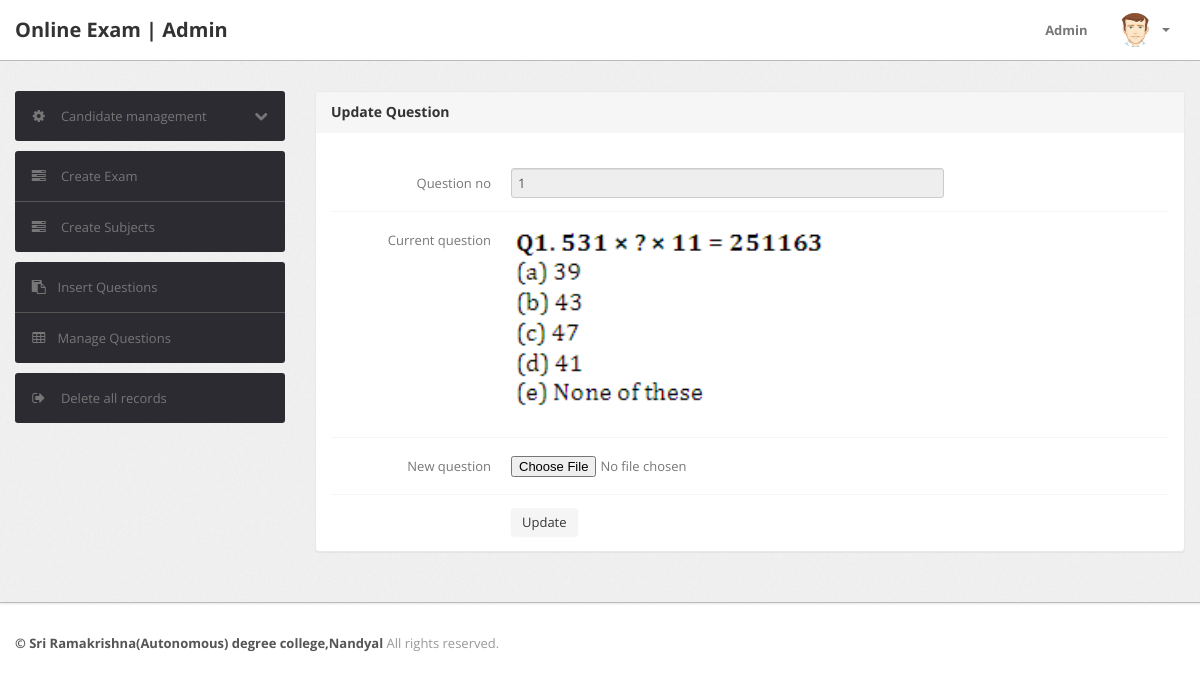
The app's page /admin/update-image1.php?id=1 (signed in) with its own data.
### tables this page shows
CREATE TABLE IF NOT EXISTS `exam_ques_set` (
  `id` int(10) NOT NULL,
  `Sub_code` int(5) DEFAULT NULL,
  `Ques_no` int(10) DEFAULT NULL,
  `Question` text,
  `Ques_crct_option` varchar(5) DEFAULT NULL,
  `Ques_mark` float(5,2) DEFAULT NULL,
  `Ques_neg_mark` float(5,2) DEFAULT NULL,
  PRIMARY KEY (`id`)
);

### admin/update-image1.php (the view, shortened to what this page needs)
<?php
include('include/config.php');
if(strlen($_SESSION['alogin'])==0)
	{
header('location:index.php');
}
else{
	$pid=intval($_GET['id']);
?>
<!DOCTYPE html>
<html lang="en">
<head>
	<link type="text/css" href="bootstrap/css/bootstrap.min.css" rel="stylesheet">
	<link type="text/css" href="bootstrap/css/bootstrap-responsive.min.css" rel="stylesheet">
	<link type="text/css" href="css/theme.css" rel="stylesheet">
	<link type="text/css" href="images/icons/css/font-awesome.css" rel="stylesheet">
</head>
<body>
<?php include('include/header.php');?>
	<div class="wrapper">
		<div class="container">
			<div class="row">
<?php include('include/sidebar.php');?>
			<div class="span9">
					<div class="content">
						<div class="module">
							<div class="module-head">
								<h3>Update Question</h3>
							</div>
							<div class="module-body">
									<br />
			<form class="form-horizontal row-fluid" name="insertproduct" method="post" enctype="multipart/form-data">
<?php
$query=mysqli_query($con,"select * from exam_ques_set where Ques_no='$pid'");
while($row=mysqli_fetch_array($query))
{
?>
<div class="control-group">
<label class="control-label" for="basicinput">Question no</label>
<div class="controls">
<input type="text" name="productName" readonly value="<?php echo htmlentities($row['Ques_no']);?>" class="span8 tip" required>
</div>
</div>
<div class="control-group">
<label class="control-label" for="basicinput">Current question</label>
<div class="controls">
<img src="questions/<?php echo htmlentities($row['Question']);?>" width="500" height="100">
</div>
</div>
<div class="control-group">
<label class="control-label" for="basicinput">New question</label>
<div class="controls">
<input type="file" name="productimage1" id="productimage1" value="" class="span8 tip" required>
</div>
</div>
<?php } ?>
	<div class="control-group">
											<div class="controls">
												<button type="submit" name="submit" class="btn">Update</button>
											</div>
										</div>
									</form>
							</div>
						</div>
					</div>
				</div>
			</div>
		</div>
	</div>
<?php include('include/footer.php');?>
</body>
<?php } ?>

### admin/css/theme.css (style rules this page uses)
body { font-size: 13px; font-family: 'Open Sans', Arial, sans-serif; background: #fff; color: #777 }
h1, h2, h3, h4, h5, h6 { color: #333; margin-top: 0 }
h3 { font-size: 20px }
.wrapper { background: url(../images/bg.png) #eee; border-bottom: 1px solid #bbb; -webkit-box-shadow: 0 1px 2px rgba(0,0,0,0.1); -moz-box-shadow: 0 1px 2px rgba(0,0,0,0.1); box-shadow: 0 1px 2px rgba(0,0,0,0.1); padding: 30px 0 }
form { margin: 0 }
select, textarea, input[type="text"], input[type="password"], input[type="datetime"], input[type="datetime-local"], input[type="date"], input[type="month"], input[type="time"], input[type="week"], input[type="number"], input[type="email"], input[type="url"], input[type="search"], input[type="tel"], input[type="color"], .uneditable-input, label, input, button, select, textarea { -webkit-border-radius: 3px; -moz-border-radius: 3px; border-radius: 3px; font-size: 13px; font-family: 'Open Sans', Tahoma, Arial, sans-serif }
.module { background: #fff; -webkit-border-radius: 3px; -moz-border-radius: 3px; border-radius: 3px; border: 1px solid #ccc; border-bottom-color: #bbb; -webkit-box-shadow: 0 0 1px rgba(0,0,0,0.2); -moz-box-shadow: 0 0 1px rgba(0,0,0,0.2); box-shadow: 0 0 1px rgba(0,0,0,0.2); margin-bottom: 30px }
.form-horizontal .control-group, .form-vertical .control-group { margin-bottom: 0 }
.form-horizontal .control-group+.control-group, .form-vertical .control-group+.control-group { margin-top: 13px; padding-top: 13px; border-top: 1px solid #f5f5f5 }
.btn, .btn-box { -webkit-border-radius: 3px; -moz-border-radius: 3px; border-radius: 3px }
.btn { font-size: 13px; font-weight: 600 }
.btn { display: inline-block; margin-bottom: 0; font-weight: 400; text-align: center; vertical-align: middle; cursor: pointer; background-image: none; border: 1px solid transparent; white-space: nowrap; padding: 4px 10px; font-size: 13px; line-height: 1.42857; border-radius: 4px; -webkit-user-select: none; -moz-user-select: none; -ms-user-select: none; user-select: none }
.module { box-shadow: 0 0 3px rgba(0,0,0,.1); border-color: #e9e9e9; margin-bottom: 20px; background-color: #fff; border-radius: 4px; -webkit-box-shadow: 0 1px 1px rgba(0,0,0,.05); box-shadow: 0 1px 1px rgba(0,0,0,.05); }
.module-head { color: #767676; background-color: #f6f6f6; border-color: #e9e9e9; padding: 10px 15px; border-bottom: 1px solid transparent; border-top-right-radius: 3px; border-top-left-radius: 3px; }
.module-head h3 { font-size: 14px; line-height: 20px; height: 20px; margin: 0 }
.module-body { padding: 15px }

### records on screen
exam_ques_set: productName "1", Question (picture)
